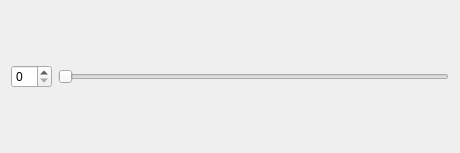
<?xml version="1.0" encoding="UTF-8"?>
<ui version="4.0">
 <class>MyWidget</class>
 <widget class="QWidget" name="MyWidget">
  <property name="geometry">
   <rect>
    <x>0</x>
    <y>0</y>
    <width>460</width>
    <height>153</height>
   </rect>
  </property>
  <property name="windowTitle">
   <string>Form</string>
  </property>
  <layout class="QHBoxLayout" name="horizontalLayout">
   <item>
    <widget class="QSpinBox" name="spinBox"/>
   </item>
   <item>
    <widget class="QSlider" name="horizontalSlider">
     <property name="orientation">
      <enum>Qt::Horizontal</enum>
     </property>
    </widget>
   </item>
  </layout>
 </widget>
 <resources/>
 <connections/>
</ui>
